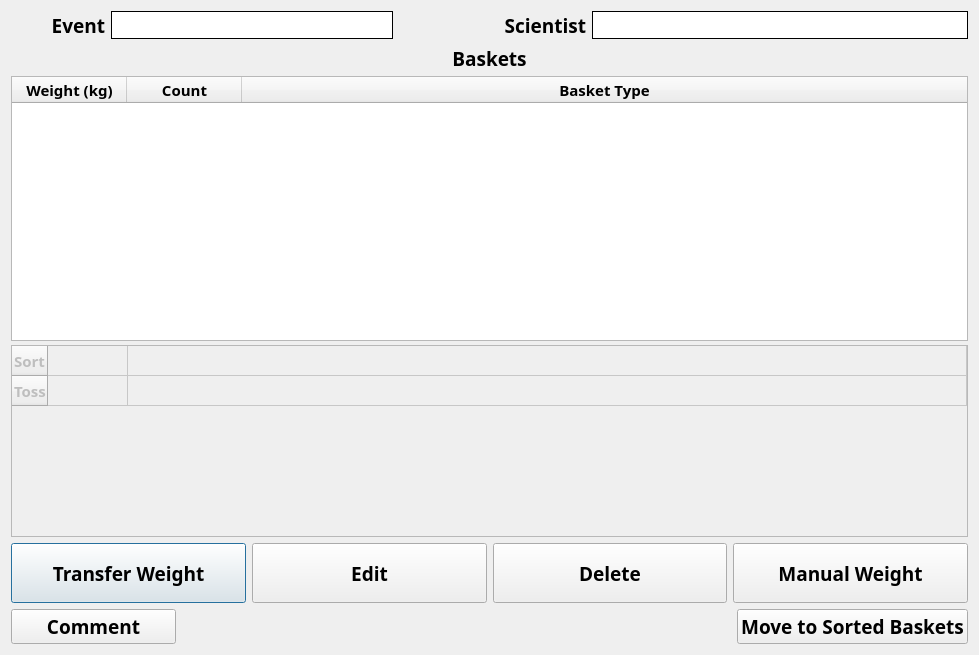
<?xml version="1.0" encoding="UTF-8"?>
<ui version="4.0">
 <class>CPSUnsortedCatch</class>
 <widget class="QDialog" name="CPSUnsortedCatch">
  <property name="windowModality">
   <enum>Qt::NonModal</enum>
  </property>
  <property name="geometry">
   <rect>
    <x>0</x>
    <y>0</y>
    <width>979</width>
    <height>655</height>
   </rect>
  </property>
  <property name="minimumSize">
   <size>
    <width>750</width>
    <height>600</height>
   </size>
  </property>
  <property name="windowTitle">
   <string>CLAMS Catch</string>
  </property>
  <layout class="QVBoxLayout" name="verticalLayout">
   <item>
    <layout class="QHBoxLayout" name="horizontalLayout_4" stretch="10,30,20,40">
     <item>
      <widget class="QLabel" name="haulLabel">
       <property name="font">
        <font>
         <family>Arial Black</family>
         <pointsize>14</pointsize>
         <weight>75</weight>
         <bold>true</bold>
        </font>
       </property>
       <property name="text">
        <string>Event</string>
       </property>
       <property name="alignment">
        <set>Qt::AlignRight|Qt::AlignTrailing|Qt::AlignVCenter</set>
       </property>
      </widget>
     </item>
     <item>
      <widget class="QLabel" name="haulNum">
       <property name="font">
        <font>
         <family>Arial Black</family>
         <pointsize>14</pointsize>
         <weight>75</weight>
         <bold>true</bold>
        </font>
       </property>
       <property name="layoutDirection">
        <enum>Qt::LeftToRight</enum>
       </property>
       <property name="styleSheet">
        <string notr="true">QWidget {
    background-color: white;
}</string>
       </property>
       <property name="frameShape">
        <enum>QFrame::Panel</enum>
       </property>
       <property name="text">
        <string/>
       </property>
      </widget>
     </item>
     <item>
      <widget class="QLabel" name="label_10">
       <property name="font">
        <font>
         <family>Arial Black</family>
         <pointsize>14</pointsize>
         <weight>75</weight>
         <bold>true</bold>
        </font>
       </property>
       <property name="text">
        <string>Scientist</string>
       </property>
       <property name="alignment">
        <set>Qt::AlignRight|Qt::AlignTrailing|Qt::AlignVCenter</set>
       </property>
      </widget>
     </item>
     <item>
      <widget class="QLabel" name="sciLabel">
       <property name="minimumSize">
        <size>
         <width>0</width>
         <height>0</height>
        </size>
       </property>
       <property name="font">
        <font>
         <family>Arial Black</family>
         <pointsize>14</pointsize>
         <weight>75</weight>
         <bold>true</bold>
        </font>
       </property>
       <property name="autoFillBackground">
        <bool>false</bool>
       </property>
       <property name="styleSheet">
        <string notr="true">QWidget {
    background-color: white;
}</string>
       </property>
       <property name="frameShape">
        <enum>QFrame::Panel</enum>
       </property>
       <property name="frameShadow">
        <enum>QFrame::Plain</enum>
       </property>
       <property name="lineWidth">
        <number>1</number>
       </property>
       <property name="text">
        <string/>
       </property>
      </widget>
     </item>
    </layout>
   </item>
   <item>
    <layout class="QVBoxLayout" name="verticalLayout_4" stretch="55">
     <property name="spacing">
      <number>12</number>
     </property>
     <item>
      <layout class="QVBoxLayout" name="verticalLayout_2" stretch="0,0,0">
       <property name="spacing">
        <number>4</number>
       </property>
       <property name="sizeConstraint">
        <enum>QLayout::SetDefaultConstraint</enum>
       </property>
       <item>
        <widget class="QLabel" name="label_7">
         <property name="font">
          <font>
           <family>Arial Black</family>
           <pointsize>14</pointsize>
           <weight>75</weight>
           <bold>true</bold>
          </font>
         </property>
         <property name="text">
          <string>Baskets</string>
         </property>
         <property name="alignment">
          <set>Qt::AlignCenter</set>
         </property>
        </widget>
       </item>
       <item>
        <widget class="QTableWidget" name="basketTable">
         <property name="sizePolicy">
          <sizepolicy hsizetype="Expanding" vsizetype="Preferred">
           <horstretch>0</horstretch>
           <verstretch>1</verstretch>
          </sizepolicy>
         </property>
         <property name="minimumSize">
          <size>
           <width>0</width>
           <height>0</height>
          </size>
         </property>
         <property name="font">
          <font>
           <family>Arial Black</family>
           <pointsize>11</pointsize>
           <weight>75</weight>
           <bold>true</bold>
          </font>
         </property>
         <property name="selectionMode">
          <enum>QAbstractItemView::NoSelection</enum>
         </property>
         <property name="selectionBehavior">
          <enum>QAbstractItemView::SelectItems</enum>
         </property>
         <property name="showGrid">
          <bool>true</bool>
         </property>
         <attribute name="horizontalHeaderMinimumSectionSize">
          <number>100</number>
         </attribute>
         <attribute name="horizontalHeaderDefaultSectionSize">
          <number>115</number>
         </attribute>
         <attribute name="horizontalHeaderShowSortIndicator" stdset="0">
          <bool>false</bool>
         </attribute>
         <attribute name="horizontalHeaderStretchLastSection">
          <bool>true</bool>
         </attribute>
         <attribute name="verticalHeaderDefaultSectionSize">
          <number>50</number>
         </attribute>
         <column>
          <property name="text">
           <string>Weight (kg)</string>
          </property>
         </column>
         <column>
          <property name="text">
           <string>Count</string>
          </property>
         </column>
         <column>
          <property name="text">
           <string>Basket Type</string>
          </property>
         </column>
        </widget>
       </item>
       <item>
        <widget class="QTableWidget" name="sumTable">
         <property name="enabled">
          <bool>false</bool>
         </property>
         <property name="sizePolicy">
          <sizepolicy hsizetype="Expanding" vsizetype="Preferred">
           <horstretch>0</horstretch>
           <verstretch>0</verstretch>
          </sizepolicy>
         </property>
         <property name="minimumSize">
          <size>
           <width>0</width>
           <height>0</height>
          </size>
         </property>
         <property name="font">
          <font>
           <family>Arial Black</family>
           <pointsize>11</pointsize>
           <weight>75</weight>
           <bold>true</bold>
          </font>
         </property>
         <property name="rowCount">
          <number>2</number>
         </property>
         <property name="columnCount">
          <number>2</number>
         </property>
         <attribute name="horizontalHeaderVisible">
          <bool>false</bool>
         </attribute>
         <attribute name="horizontalHeaderMinimumSectionSize">
          <number>50</number>
         </attribute>
         <attribute name="horizontalHeaderDefaultSectionSize">
          <number>80</number>
         </attribute>
         <attribute name="horizontalHeaderStretchLastSection">
          <bool>true</bool>
         </attribute>
         <attribute name="verticalHeaderVisible">
          <bool>true</bool>
         </attribute>
         <attribute name="verticalHeaderCascadingSectionResizes">
          <bool>false</bool>
         </attribute>
         <attribute name="verticalHeaderMinimumSectionSize">
          <number>30</number>
         </attribute>
         <attribute name="verticalHeaderDefaultSectionSize">
          <number>30</number>
         </attribute>
         <attribute name="verticalHeaderStretchLastSection">
          <bool>false</bool>
         </attribute>
         <row>
          <property name="text">
           <string>Sort</string>
          </property>
         </row>
         <row>
          <property name="text">
           <string>Toss</string>
          </property>
         </row>
         <column>
          <property name="text">
           <string>Total Baskets</string>
          </property>
         </column>
         <column>
          <property name="text">
           <string>Total Weight</string>
          </property>
         </column>
        </widget>
       </item>
      </layout>
     </item>
    </layout>
   </item>
   <item>
    <layout class="QHBoxLayout" name="horizontalLayout">
     <item>
      <widget class="QPushButton" name="transBtn">
       <property name="minimumSize">
        <size>
         <width>0</width>
         <height>60</height>
        </size>
       </property>
       <property name="font">
        <font>
         <family>Arial Black</family>
         <pointsize>14</pointsize>
         <weight>75</weight>
         <bold>true</bold>
        </font>
       </property>
       <property name="text">
        <string>Transfer Weight</string>
       </property>
      </widget>
     </item>
     <item>
      <widget class="QPushButton" name="editBtn">
       <property name="minimumSize">
        <size>
         <width>0</width>
         <height>60</height>
        </size>
       </property>
       <property name="font">
        <font>
         <family>Arial Black</family>
         <pointsize>14</pointsize>
         <weight>75</weight>
         <bold>true</bold>
        </font>
       </property>
       <property name="text">
        <string>Edit</string>
       </property>
      </widget>
     </item>
     <item>
      <widget class="QPushButton" name="delBtn">
       <property name="minimumSize">
        <size>
         <width>0</width>
         <height>60</height>
        </size>
       </property>
       <property name="font">
        <font>
         <family>Arial Black</family>
         <pointsize>14</pointsize>
         <weight>75</weight>
         <bold>true</bold>
        </font>
       </property>
       <property name="text">
        <string>Delete</string>
       </property>
      </widget>
     </item>
     <item>
      <widget class="QPushButton" name="manualBtn">
       <property name="sizePolicy">
        <sizepolicy hsizetype="Minimum" vsizetype="Preferred">
         <horstretch>0</horstretch>
         <verstretch>0</verstretch>
        </sizepolicy>
       </property>
       <property name="minimumSize">
        <size>
         <width>0</width>
         <height>60</height>
        </size>
       </property>
       <property name="font">
        <font>
         <family>Arial Black</family>
         <pointsize>14</pointsize>
         <weight>75</weight>
         <bold>true</bold>
        </font>
       </property>
       <property name="text">
        <string>Manual Weight</string>
       </property>
      </widget>
     </item>
    </layout>
   </item>
   <item>
    <layout class="QHBoxLayout" name="horizontalLayout_3">
     <item>
      <widget class="QPushButton" name="commentBtn">
       <property name="minimumSize">
        <size>
         <width>165</width>
         <height>35</height>
        </size>
       </property>
       <property name="font">
        <font>
         <family>Arial Black</family>
         <pointsize>14</pointsize>
         <weight>75</weight>
         <bold>true</bold>
        </font>
       </property>
       <property name="text">
        <string>Comment</string>
       </property>
      </widget>
     </item>
     <item>
      <spacer name="horizontalSpacer">
       <property name="orientation">
        <enum>Qt::Horizontal</enum>
       </property>
       <property name="sizeHint" stdset="0">
        <size>
         <width>40</width>
         <height>20</height>
        </size>
       </property>
      </spacer>
     </item>
     <item>
      <widget class="QPushButton" name="doneBtn">
       <property name="minimumSize">
        <size>
         <width>165</width>
         <height>35</height>
        </size>
       </property>
       <property name="font">
        <font>
         <family>Arial Black</family>
         <pointsize>14</pointsize>
         <weight>75</weight>
         <bold>true</bold>
        </font>
       </property>
       <property name="text">
        <string>Move to Sorted Baskets</string>
       </property>
      </widget>
     </item>
    </layout>
   </item>
  </layout>
 </widget>
 <resources/>
 <connections/>
</ui>
